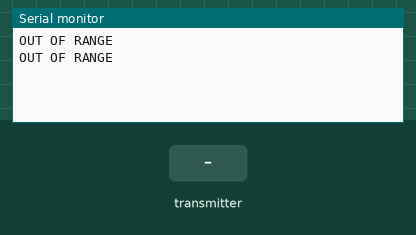
A sketch run on a simulated Arduino Uno, built with avr-gcc and run on an emulated ATmega328P. On the bench: the last lines printed to the serial monitor. The inputs (shaded band) are chosen by the test bench. No radio packets arrive unless stated.

Above: at 1.8 s.
1.9 s: the transmitter starts sending sensorOptoValue.0 = 0
At 2.8 s:
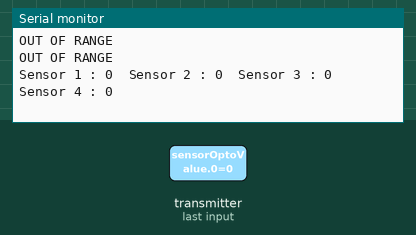
4.5 s: the transmitter starts sending sensorOptoValue.1 = 256
At 5.7 s:
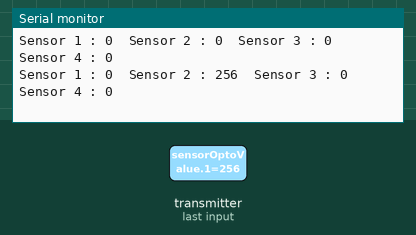
6.0 s: the transmitter starts sending sensorOptoValue.2 = 256
At 6.5 s:
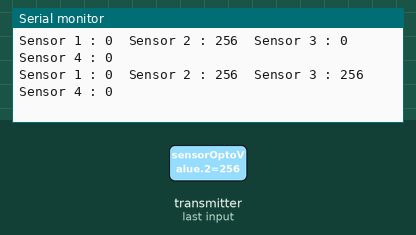
7.5 s: the transmitter starts sending sensorOptoValue.3 = 256
At 8.8 s:
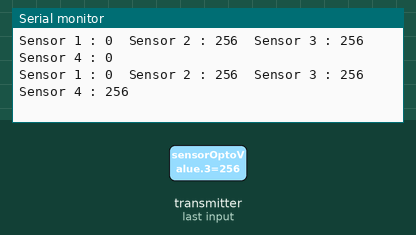
9.0 s: the transmitter starts sending sensorOptoValue.0 = 256
At 9.8 s:
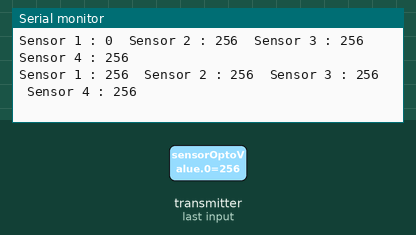
10.5 s: the transmitter starts sending sensorOptoValue.1 = 0
At 11.8 s:
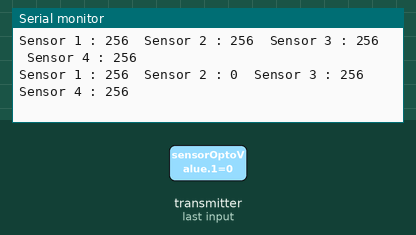

The sketch:

ROBOT_RX_NRF_BaseCode.ino
```cpp
#include <SPI.h>
#include <RF24.h>
#include <nRF24l01.h>

RF24 radio (9, 10);

/*
 Pin 9 = CE "CHIP ENABLE"
 Pin 10 = CSN "CHIP SELECT NOT"
 Pin 11 = MOSI "MASTER OUT SLAVE IN"
 Pin 12 = MISO "MASTER IN SLAVE OUT"
 Pin 13 = SCK  "SERIAL CLOCK"
*/

const byte address [6] = "00001";
int sensorOptoValue [4];

void setup()
{
    Serial.begin (9600);

    radio.begin ();
    radio.openReadingPipe (0, address);
    radio.setPALevel (RF24_PA_LOW);
    radio.startListening ();

}

void loop()
{
    if (radio.available ())
    {
        radio.read (sensorOptoValue, sizeof (sensorOptoValue));
        int PE1Value = sensorOptoValue [0];
        int IPValue = sensorOptoValue [1];
        int PE2Value = sensorOptoValue [2];
        int PE3Value = sensorOptoValue [3];

        Serial.print ("Sensor 1 : ");
        Serial.print (PE1Value);
        Serial.print ("\t");
        Serial.print ("Sensor 2 : ");
        Serial.print (IPValue);
        Serial.print ("\t");
        Serial.print ("Sensor 3 : ");
        Serial.print (PE2Value);
        Serial.print ("\t");
        Serial.print ("Sensor 4 : ");
        Serial.println (PE3Value);
    }

    else
    {
      Serial.println ("OUT OF RANGE");
    }

    delay(1000);
}
```

Measured:
- after the input at 1.9 s, the serial monitor: prints a new line after 0.11 s (image 1)
- after the input at 4.5 s, the serial monitor: prints a new line after 0.52 s (image 2)
- after the input at 6.0 s, the serial monitor: prints a new line at once (image 3)
- after the input at 7.5 s, the serial monitor: prints a new line after 0.52 s (image 4)
- after the input at 9.0 s, the serial monitor: prints a new line at once (image 5)
- after the input at 10.5 s, the serial monitor: prints a new line after 0.53 s (image 6)
